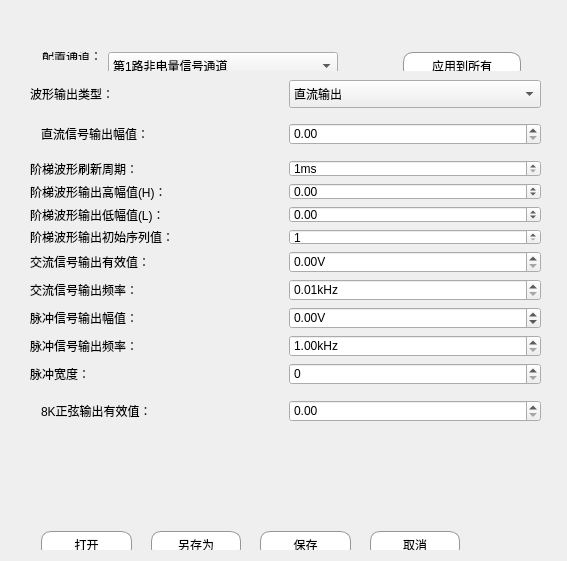
<?xml version="1.0" encoding="UTF-8"?>
<ui version="4.0">
 <class>CElectricCfg</class>
 <widget class="QWidget" name="CElectricCfg">
  <property name="geometry">
   <rect>
    <x>0</x>
    <y>0</y>
    <width>567</width>
    <height>561</height>
   </rect>
  </property>
  <property name="windowTitle">
   <string>电量模块配置</string>
  </property>
  <property name="windowIcon">
   <iconset resource="CgeneralControlSoftware.qrc">
    <normaloff>:/新前缀/img/logo.png</normaloff>:/新前缀/img/logo.png</iconset>
  </property>
  <property name="styleSheet">
   <string notr="true">QWidget{
font: 12pt &quot;SimSun&quot;;
}
QPushButton{
	background-color: rgb(255, 255, 255);
	border-radius: 10px;
	
	font: 11pt &quot;SimSun&quot;;
	border: 1px solid rgb(150,150,150);
	
}

QPushButton:hover {
	background-color: rgb(200, 200, 200);
}

 QPushButton:pressed
{
	background-color: rgb(255, 255, 255);
}
</string>
  </property>
  <widget class="QWidget" name="layoutWidget">
   <property name="geometry">
    <rect>
     <x>31</x>
     <y>41</y>
     <width>501</width>
     <height>30</height>
    </rect>
   </property>
   <layout class="QHBoxLayout" name="horizontalLayout" stretch="1,3,1,2">
    <item>
     <widget class="QLabel" name="labelCfgChannel">
      <property name="text">
       <string>配置通道：</string>
      </property>
     </widget>
    </item>
    <item>
     <widget class="QComboBox" name="combCfgChannel">
      <property name="minimumSize">
       <size>
        <width>230</width>
        <height>28</height>
       </size>
      </property>
      <item>
       <property name="text">
        <string>第1路非电量信号通道</string>
       </property>
      </item>
      <item>
       <property name="text">
        <string>第2路非电量信号通道</string>
       </property>
      </item>
      <item>
       <property name="text">
        <string>第3路非电量信号通道</string>
       </property>
      </item>
      <item>
       <property name="text">
        <string>第4路非电量信号通道</string>
       </property>
      </item>
      <item>
       <property name="text">
        <string>第5路非电量信号通道</string>
       </property>
      </item>
      <item>
       <property name="text">
        <string>第6路非电量信号通道</string>
       </property>
      </item>
      <item>
       <property name="text">
        <string>第7路非电量信号通道</string>
       </property>
      </item>
      <item>
       <property name="text">
        <string>第9路非电量信号通道</string>
       </property>
      </item>
      <item>
       <property name="text">
        <string>第10路非电量信号通道</string>
       </property>
      </item>
      <item>
       <property name="text">
        <string>第11路非电量信号通道</string>
       </property>
      </item>
      <item>
       <property name="text">
        <string>第12路非电量信号通道</string>
       </property>
      </item>
      <item>
       <property name="text">
        <string>第13路非电量信号通道</string>
       </property>
      </item>
      <item>
       <property name="text">
        <string>第14路非电量信号通道</string>
       </property>
      </item>
      <item>
       <property name="text">
        <string>第15路非电量信号通道</string>
       </property>
      </item>
      <item>
       <property name="text">
        <string>第16路非电量信号通道</string>
       </property>
      </item>
      <item>
       <property name="text">
        <string>第17路非电量信号通道</string>
       </property>
      </item>
      <item>
       <property name="text">
        <string>第18路非电量信号通道</string>
       </property>
      </item>
      <item>
       <property name="text">
        <string>第19路非电量信号通道</string>
       </property>
      </item>
      <item>
       <property name="text">
        <string>第20路非电量信号通道</string>
       </property>
      </item>
      <item>
       <property name="text">
        <string>第21路非电量信号通道</string>
       </property>
      </item>
      <item>
       <property name="text">
        <string>第22路非电量信号通道</string>
       </property>
      </item>
      <item>
       <property name="text">
        <string>第23路非电量信号通道</string>
       </property>
      </item>
      <item>
       <property name="text">
        <string>第24路非电量信号通道</string>
       </property>
      </item>
      <item>
       <property name="text">
        <string>第25路非电量信号通道</string>
       </property>
      </item>
      <item>
       <property name="text">
        <string>第26路非电量信号通道</string>
       </property>
      </item>
      <item>
       <property name="text">
        <string>第27路非电量信号通道</string>
       </property>
      </item>
      <item>
       <property name="text">
        <string>第28路非电量信号通道</string>
       </property>
      </item>
      <item>
       <property name="text">
        <string>第29路非电量信号通道</string>
       </property>
      </item>
      <item>
       <property name="text">
        <string>第30路非电量信号通道</string>
       </property>
      </item>
      <item>
       <property name="text">
        <string>第31路非电量信号通道</string>
       </property>
      </item>
      <item>
       <property name="text">
        <string>第32路非电量信号通道</string>
       </property>
      </item>
      <item>
       <property name="text">
        <string>第33路非电量信号通道</string>
       </property>
      </item>
      <item>
       <property name="text">
        <string>第34路非电量信号通道</string>
       </property>
      </item>
      <item>
       <property name="text">
        <string>第35路非电量信号通道</string>
       </property>
      </item>
      <item>
       <property name="text">
        <string>第36路非电量信号通道</string>
       </property>
      </item>
      <item>
       <property name="text">
        <string>第37路非电量信号通道</string>
       </property>
      </item>
      <item>
       <property name="text">
        <string>第38路非电量信号通道</string>
       </property>
      </item>
      <item>
       <property name="text">
        <string>第39路非电量信号通道</string>
       </property>
      </item>
      <item>
       <property name="text">
        <string>第40路非电量信号通道</string>
       </property>
      </item>
      <item>
       <property name="text">
        <string>第41路非电量信号通道</string>
       </property>
      </item>
      <item>
       <property name="text">
        <string>第42路非电量信号通道</string>
       </property>
      </item>
      <item>
       <property name="text">
        <string>第43路非电量信号通道</string>
       </property>
      </item>
      <item>
       <property name="text">
        <string>第44路非电量信号通道</string>
       </property>
      </item>
      <item>
       <property name="text">
        <string>第45路非电量信号通道</string>
       </property>
      </item>
      <item>
       <property name="text">
        <string>第46路非电量信号通道</string>
       </property>
      </item>
      <item>
       <property name="text">
        <string>第47路非电量信号通道</string>
       </property>
      </item>
      <item>
       <property name="text">
        <string>第48路非电量信号通道</string>
       </property>
      </item>
     </widget>
    </item>
    <item>
     <spacer name="horizontalSpacer">
      <property name="orientation">
       <enum>Qt::Horizontal</enum>
      </property>
      <property name="sizeHint" stdset="0">
       <size>
        <width>40</width>
        <height>20</height>
       </size>
      </property>
     </spacer>
    </item>
    <item>
     <widget class="QPushButton" name="btnCfgApplyToAll">
      <property name="minimumSize">
       <size>
        <width>0</width>
        <height>28</height>
       </size>
      </property>
      <property name="text">
       <string>应用到所有</string>
      </property>
     </widget>
    </item>
   </layout>
  </widget>
  <widget class="QWidget" name="layoutWidget">
   <property name="geometry">
    <rect>
     <x>30</x>
     <y>520</y>
     <width>441</width>
     <height>30</height>
    </rect>
   </property>
   <layout class="QHBoxLayout" name="horizontalLayout_3" stretch="3,0,3,0,3,0,3">
    <item>
     <widget class="QPushButton" name="btnOpen">
      <property name="minimumSize">
       <size>
        <width>0</width>
        <height>28</height>
       </size>
      </property>
      <property name="text">
       <string>打开</string>
      </property>
     </widget>
    </item>
    <item>
     <spacer name="horizontalSpacer_2">
      <property name="orientation">
       <enum>Qt::Horizontal</enum>
      </property>
      <property name="sizeHint" stdset="0">
       <size>
        <width>13</width>
        <height>20</height>
       </size>
      </property>
     </spacer>
    </item>
    <item>
     <widget class="QPushButton" name="btnSaveAs">
      <property name="minimumSize">
       <size>
        <width>0</width>
        <height>28</height>
       </size>
      </property>
      <property name="text">
       <string>另存为</string>
      </property>
     </widget>
    </item>
    <item>
     <spacer name="horizontalSpacer_3">
      <property name="orientation">
       <enum>Qt::Horizontal</enum>
      </property>
      <property name="sizeHint" stdset="0">
       <size>
        <width>13</width>
        <height>20</height>
       </size>
      </property>
     </spacer>
    </item>
    <item>
     <widget class="QPushButton" name="btnSave">
      <property name="minimumSize">
       <size>
        <width>0</width>
        <height>28</height>
       </size>
      </property>
      <property name="text">
       <string>保存</string>
      </property>
     </widget>
    </item>
    <item>
     <spacer name="horizontalSpacer_4">
      <property name="orientation">
       <enum>Qt::Horizontal</enum>
      </property>
      <property name="sizeHint" stdset="0">
       <size>
        <width>13</width>
        <height>20</height>
       </size>
      </property>
     </spacer>
    </item>
    <item>
     <widget class="QPushButton" name="btnCancel">
      <property name="minimumSize">
       <size>
        <width>0</width>
        <height>28</height>
       </size>
      </property>
      <property name="text">
       <string>取消</string>
      </property>
     </widget>
    </item>
   </layout>
  </widget>
  <widget class="QWidget" name="widgetChannelData" native="true">
   <property name="geometry">
    <rect>
     <x>30</x>
     <y>80</y>
     <width>511</width>
     <height>351</height>
    </rect>
   </property>
   <layout class="QVBoxLayout" name="verticalLayout_13">
    <property name="leftMargin">
     <number>0</number>
    </property>
    <property name="topMargin">
     <number>0</number>
    </property>
    <property name="rightMargin">
     <number>0</number>
    </property>
    <property name="bottomMargin">
     <number>0</number>
    </property>
    <item>
     <layout class="QHBoxLayout" name="horizontalLayout_2">
      <property name="spacing">
       <number>7</number>
      </property>
      <item>
       <widget class="QWidget" name="widget_2" native="true">
        <layout class="QVBoxLayout" name="verticalLayout_6">
         <property name="leftMargin">
          <number>0</number>
         </property>
         <property name="topMargin">
          <number>0</number>
         </property>
         <property name="rightMargin">
          <number>0</number>
         </property>
         <property name="bottomMargin">
          <number>0</number>
         </property>
         <item>
          <widget class="QLabel" name="labelCfgChannel_2">
           <property name="text">
            <string>波形输出类型：</string>
           </property>
          </widget>
         </item>
        </layout>
       </widget>
      </item>
      <item>
       <widget class="QWidget" name="widget" native="true">
        <layout class="QVBoxLayout" name="verticalLayout_5">
         <property name="spacing">
          <number>0</number>
         </property>
         <property name="sizeConstraint">
          <enum>QLayout::SetDefaultConstraint</enum>
         </property>
         <property name="leftMargin">
          <number>0</number>
         </property>
         <property name="topMargin">
          <number>0</number>
         </property>
         <property name="rightMargin">
          <number>0</number>
         </property>
         <property name="bottomMargin">
          <number>0</number>
         </property>
         <item>
          <widget class="QComboBox" name="combCVaveform">
           <property name="minimumSize">
            <size>
             <width>230</width>
             <height>28</height>
            </size>
           </property>
           <item>
            <property name="text">
             <string>直流输出</string>
            </property>
           </item>
           <item>
            <property name="text">
             <string>阶梯波输出</string>
            </property>
           </item>
           <item>
            <property name="text">
             <string>交流输出</string>
            </property>
           </item>
           <item>
            <property name="text">
             <string>脉冲输出</string>
            </property>
           </item>
           <item>
            <property name="text">
             <string>8K正弦波</string>
            </property>
           </item>
          </widget>
         </item>
        </layout>
       </widget>
      </item>
     </layout>
    </item>
    <item>
     <layout class="QHBoxLayout" name="LayoutDCOutput">
      <property name="spacing">
       <number>7</number>
      </property>
      <item>
       <widget class="QWidget" name="widget1DCOutput" native="true">
        <layout class="QVBoxLayout" name="verticalLayout_3">
         <item>
          <widget class="QLabel" name="labelCfgChannel_3">
           <property name="text">
            <string>直流信号输出幅值：</string>
           </property>
          </widget>
         </item>
        </layout>
       </widget>
      </item>
      <item>
       <widget class="QWidget" name="widget2DCOutput" native="true">
        <layout class="QVBoxLayout" name="verticalLayout_4">
         <property name="spacing">
          <number>0</number>
         </property>
         <property name="leftMargin">
          <number>0</number>
         </property>
         <property name="topMargin">
          <number>0</number>
         </property>
         <property name="rightMargin">
          <number>0</number>
         </property>
         <property name="bottomMargin">
          <number>0</number>
         </property>
         <item>
          <widget class="QDoubleSpinBox" name="spinDCAmplitude">
           <property name="maximum">
            <double>35.000000000000000</double>
           </property>
          </widget>
         </item>
        </layout>
       </widget>
      </item>
     </layout>
    </item>
    <item>
     <layout class="QHBoxLayout" name="LayoutLadderOutput">
      <item>
       <widget class="QWidget" name="widget1LadderOutput" native="true">
        <layout class="QVBoxLayout" name="verticalLayout">
         <property name="leftMargin">
          <number>0</number>
         </property>
         <property name="topMargin">
          <number>0</number>
         </property>
         <property name="rightMargin">
          <number>0</number>
         </property>
         <property name="bottomMargin">
          <number>0</number>
         </property>
         <item>
          <widget class="QLabel" name="label_7">
           <property name="text">
            <string>阶梯波形刷新周期：</string>
           </property>
          </widget>
         </item>
         <item>
          <widget class="QLabel" name="label">
           <property name="text">
            <string>阶梯波形输出高幅值(H)：</string>
           </property>
          </widget>
         </item>
         <item>
          <widget class="QLabel" name="label_2">
           <property name="text">
            <string>阶梯波形输出低幅值(L)：</string>
           </property>
          </widget>
         </item>
         <item>
          <widget class="QLabel" name="label_3">
           <property name="text">
            <string>阶梯波形输出初始序列值：</string>
           </property>
          </widget>
         </item>
        </layout>
       </widget>
      </item>
      <item>
       <widget class="QWidget" name="widget2LadderOutput" native="true">
        <layout class="QVBoxLayout" name="verticalLayout_2">
         <property name="leftMargin">
          <number>0</number>
         </property>
         <property name="topMargin">
          <number>0</number>
         </property>
         <property name="rightMargin">
          <number>0</number>
         </property>
         <property name="bottomMargin">
          <number>0</number>
         </property>
         <item>
          <widget class="QSpinBox" name="spinLadderFreshPer">
           <property name="suffix">
            <string>ms</string>
           </property>
           <property name="minimum">
            <number>1</number>
           </property>
           <property name="maximum">
            <number>100</number>
           </property>
          </widget>
         </item>
         <item>
          <widget class="QDoubleSpinBox" name="spinLadderOutH">
           <property name="minimum">
            <double>-15.000000000000000</double>
           </property>
           <property name="maximum">
            <double>75.000000000000000</double>
           </property>
          </widget>
         </item>
         <item>
          <widget class="QDoubleSpinBox" name="spinLadderOutL">
           <property name="minimum">
            <double>-15.000000000000000</double>
           </property>
           <property name="maximum">
            <double>75.000000000000000</double>
           </property>
          </widget>
         </item>
         <item>
          <widget class="QSpinBox" name="spinLadderOutStartValue">
           <property name="minimum">
            <number>1</number>
           </property>
           <property name="maximum">
            <number>64</number>
           </property>
          </widget>
         </item>
        </layout>
       </widget>
      </item>
     </layout>
    </item>
    <item>
     <layout class="QHBoxLayout" name="horizontalLayout_4">
      <item>
       <widget class="QWidget" name="widget1ACOutput" native="true">
        <layout class="QVBoxLayout" name="verticalLayout_7">
         <property name="leftMargin">
          <number>0</number>
         </property>
         <property name="topMargin">
          <number>0</number>
         </property>
         <property name="rightMargin">
          <number>0</number>
         </property>
         <property name="bottomMargin">
          <number>0</number>
         </property>
         <item>
          <widget class="QLabel" name="label_4">
           <property name="text">
            <string>交流信号输出有效值：</string>
           </property>
          </widget>
         </item>
         <item>
          <widget class="QLabel" name="label_5">
           <property name="text">
            <string>交流信号输出频率：</string>
           </property>
          </widget>
         </item>
        </layout>
       </widget>
      </item>
      <item>
       <widget class="QWidget" name="widget2ACOutput" native="true">
        <layout class="QVBoxLayout" name="verticalLayout_8">
         <property name="leftMargin">
          <number>0</number>
         </property>
         <property name="topMargin">
          <number>0</number>
         </property>
         <property name="rightMargin">
          <number>0</number>
         </property>
         <property name="bottomMargin">
          <number>0</number>
         </property>
         <item>
          <widget class="QDoubleSpinBox" name="spinACValidValue">
           <property name="suffix">
            <string>V</string>
           </property>
           <property name="maximum">
            <double>25.000000000000000</double>
           </property>
          </widget>
         </item>
         <item>
          <widget class="QDoubleSpinBox" name="spinACFrequency">
           <property name="suffix">
            <string>kHz</string>
           </property>
           <property name="minimum">
            <double>0.010000000000000</double>
           </property>
           <property name="maximum">
            <double>1.000000000000000</double>
           </property>
           <property name="singleStep">
            <double>0.010000000000000</double>
           </property>
          </widget>
         </item>
        </layout>
       </widget>
      </item>
     </layout>
    </item>
    <item>
     <layout class="QHBoxLayout" name="horizontalLayout_5">
      <item>
       <widget class="QWidget" name="widget1PauseOutput" native="true">
        <layout class="QVBoxLayout" name="verticalLayout_9">
         <property name="leftMargin">
          <number>0</number>
         </property>
         <property name="topMargin">
          <number>0</number>
         </property>
         <property name="rightMargin">
          <number>0</number>
         </property>
         <property name="bottomMargin">
          <number>0</number>
         </property>
         <item>
          <widget class="QLabel" name="label_6">
           <property name="text">
            <string>脉冲信号输出幅值：</string>
           </property>
          </widget>
         </item>
         <item>
          <widget class="QLabel" name="label_8">
           <property name="text">
            <string>脉冲信号输出频率：</string>
           </property>
          </widget>
         </item>
         <item>
          <widget class="QLabel" name="label_9">
           <property name="text">
            <string>脉冲宽度：</string>
           </property>
          </widget>
         </item>
        </layout>
       </widget>
      </item>
      <item>
       <widget class="QWidget" name="widget2PauseOutput" native="true">
        <layout class="QVBoxLayout" name="verticalLayout_10">
         <property name="leftMargin">
          <number>0</number>
         </property>
         <property name="topMargin">
          <number>0</number>
         </property>
         <property name="rightMargin">
          <number>0</number>
         </property>
         <property name="bottomMargin">
          <number>0</number>
         </property>
         <item>
          <widget class="QDoubleSpinBox" name="spinPauseOutAmplitude">
           <property name="suffix">
            <string>V</string>
           </property>
           <property name="minimum">
            <double>-15.000000000000000</double>
           </property>
           <property name="maximum">
            <double>75.000000000000000</double>
           </property>
          </widget>
         </item>
         <item>
          <widget class="QDoubleSpinBox" name="spinPauseOutFrequency">
           <property name="suffix">
            <string>kHz</string>
           </property>
           <property name="minimum">
            <double>1.000000000000000</double>
           </property>
           <property name="maximum">
            <double>2.800000000000000</double>
           </property>
           <property name="singleStep">
            <double>1.000000000000000</double>
           </property>
          </widget>
         </item>
         <item>
          <widget class="QSpinBox" name="spinPauseOutWidth">
           <property name="maximum">
            <number>1000</number>
           </property>
           <property name="singleStep">
            <number>10</number>
           </property>
          </widget>
         </item>
        </layout>
       </widget>
      </item>
     </layout>
    </item>
    <item>
     <layout class="QHBoxLayout" name="LayoutDCOutput_2">
      <property name="spacing">
       <number>7</number>
      </property>
      <item>
       <widget class="QWidget" name="widget18kOutput" native="true">
        <layout class="QVBoxLayout" name="verticalLayout_11">
         <item>
          <widget class="QLabel" name="labelCfgChannel_6">
           <property name="text">
            <string>8K正弦输出有效值：</string>
           </property>
          </widget>
         </item>
        </layout>
       </widget>
      </item>
      <item>
       <widget class="QWidget" name="widget28kOutput" native="true">
        <layout class="QVBoxLayout" name="verticalLayout_12">
         <property name="spacing">
          <number>0</number>
         </property>
         <property name="leftMargin">
          <number>0</number>
         </property>
         <property name="topMargin">
          <number>0</number>
         </property>
         <property name="rightMargin">
          <number>0</number>
         </property>
         <property name="bottomMargin">
          <number>0</number>
         </property>
         <item>
          <widget class="QDoubleSpinBox" name="spin8kValidValue">
           <property name="maximum">
            <double>25.000000000000000</double>
           </property>
          </widget>
         </item>
        </layout>
       </widget>
      </item>
     </layout>
    </item>
    <item>
     <spacer name="verticalSpacer">
      <property name="orientation">
       <enum>Qt::Vertical</enum>
      </property>
      <property name="sizeHint" stdset="0">
       <size>
        <width>20</width>
        <height>35</height>
       </size>
      </property>
     </spacer>
    </item>
   </layout>
  </widget>
 </widget>
 <layoutdefault spacing="6" margin="11"/>
 <resources>
  <include location="CgeneralControlSoftware.qrc"/>
 </resources>
 <connections/>
</ui>
